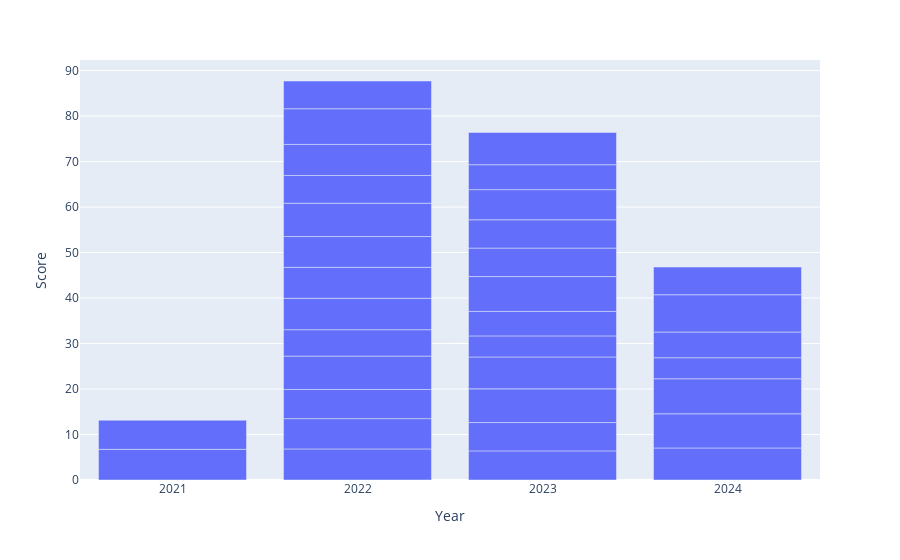

Notebook source saved alongside this figure:
### Code cell
fig = px.bar(df, x="Year", y='Score')
fig.show()

### Figure 1 — Plotly figure (JSON) as saved in the notebook; plotly's stock layout.template omitted (floating-point values rounded to 4 significant figures)
{"data": [{"alignmentgroup": "True", "hovertemplate": "Year=%{x}<br>Score=%{y}<extra></extra>", "legendgroup": "", "marker": {"color": "#636efa", "pattern": {"shape": ""}}, "name": "", "offsetgroup": "", "orientation": "v", "showlegend": false, "textposition": "auto", "type": "bar", "x": ["2021", "2021", "2022", "2022", "2022", "2022", "2022", "2022", "2022", "2022", "2022", "2022", "2022", "2022", "2022", "2023", "2023", "2023", "2023", "2023", "2023", "2023", "2023", "2023", "2023", "2023", "2023", "2024", "2024", "2024", "2024", "2024", "2024", "2024", "2024", "2024", "2024", "2024", "2024"], "xaxis": "x", "y": [6.74, 6.4, 6.83, 6.66, 6.41, 7.34, 5.8, 6.9, 6.81, 6.77, 7.32, 6.11, 6.82, 7.84, 6.1, 6.4, 6.23, 7.41, 7, 4.64, 5.38, 7.66, 6.26, 6.22, 6.63, 5.48, 7.09, 7.04, 7.51, 7.7, 4.63, 5.65, 8.192, 6.09, null, null, null, null, null], "yaxis": "y"}], "layout": {"barmode": "relative", "legend": {"tracegroupgap": 0}, "margin": {"t": 60}, "xaxis": {"anchor": "y", "domain": [0, 1], "title": {"text": "Year"}}, "yaxis": {"anchor": "x", "domain": [0, 1], "title": {"text": "Score"}}}}
